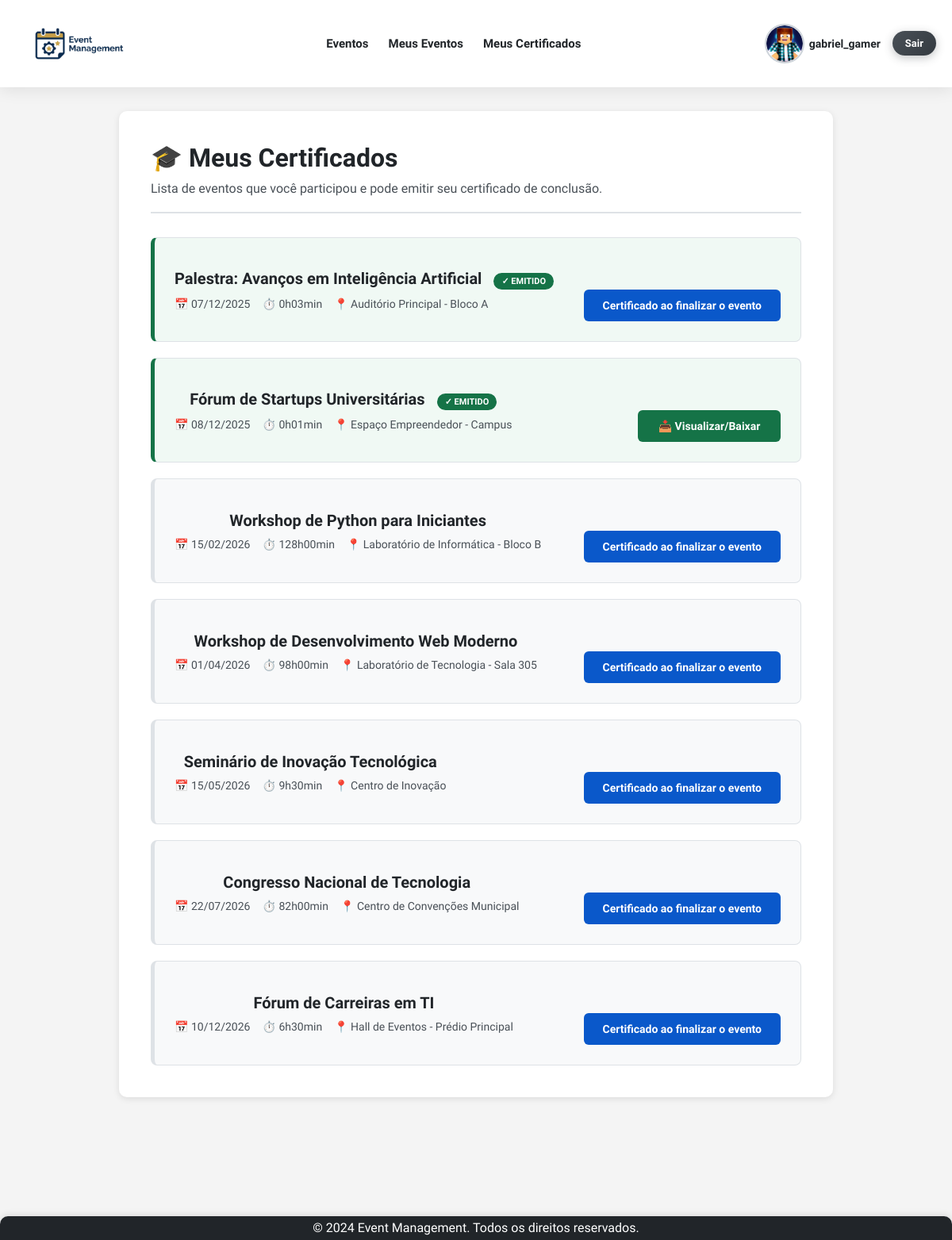
Page /certificates/ (signed in) on the committed database.
### app/models.py (models this page shows, shortened)
class UserRegister(AbstractBaseUser):
    type_user_choices = [
        ('Estudante', 'Estudante'),
        ('Professor', 'Professor'),
        ('Organizador', 'Organizador'),
    ]
    username = models.CharField(max_length=150, unique=True)
    email = models.EmailField(unique=True)
    name = models.CharField(max_length=150)
    phone = models.CharField(max_length=20, blank=True, null=True)
    institution = models.CharField(max_length=150, blank=True, null=True)
    user_type = models.CharField(max_length=20, choices=type_user_choices, default ='Estudante', verbose_name="Tipo de Usuário")
    image = models.ImageField(upload_to='usuarios/', null=True, blank=True)
    USERNAME_FIELD = 'username' # Define 'username' como o campo usado para login.
    REQUIRED_FIELDS = ['email', 'name'] # Define os campos obrigatórios na criação de usuário (além de USERNAME_FIELD e password).
    objects = UserRegisterManager() # Associa o Manager customizado ao modelo.
    class Meta:
        db_table = 'user_register'
        ordering = ['username']
        verbose_name = 'Registro de Usuário'
        verbose_name_plural = 'Registros de Usuário'

class Event(models.Model):
    event_type_choices = [
        ('Palestra', 'Palestra'),
        ('Workshop', 'Workshop'),
        ('Seminário', 'Seminário'),
        ('Curso', 'Curso'),
        ('Congresso', 'Congresso'),
        ('Simpósio', 'Simpósio'),
        ('Fórum', 'Fórum'),
        ('Mesa Redonda', 'Mesa Redonda'),
    ]
    title = models.CharField(max_length=200, verbose_name="Título")
    description = models.TextField(verbose_name="Descrição")
    image = models.ImageField(
        upload_to='eventos/',
        verbose_name='Imagem do Evento',
        null=True,
        blank=True
    )
    initial_date = models.DateField(default= '9999-12-31', verbose_name="Data de Início")
    final_date = models.DateField(default='9999-12-31', verbose_name="Data Final")
    location = models.CharField(max_length=200, verbose_name="Local")
    max_capacity = models.IntegerField(verbose_name="Capacidade Máxima")
    creator = models.ForeignKey(
        settings.AUTH_USER_MODEL,
        on_delete=models.CASCADE,
        related_name='created_events', # Relacionamento reverso para eventos criados pelo usuário.
        null=True,
        blank=True,
        verbose_name="Criador"
    )
    professor = models.ForeignKey(
        settings.AUTH_USER_MODEL,
        on_delete=models.SET_NULL,  # Mantém o evento se o professor for deletado (o campo será nulo).
        null=True,
        blank=True,
        verbose_name="Professor Responsável",
        related_name="instructed_events",
        limit_choices_to={'user_type': 'Professor'} # Limita as opções de escolha no admin/formulário.
    )
    event_type = models.CharField(max_length=20, choices=event_type_choices, default='Palestra', verbose_name="Tipo de Evento")
    event_start = models.TimeField(null=False, blank=True, verbose_name="Horario de Início")
    event_end = models.TimeField(null=False, blank=True, verbose_name="Horario de Término")
    participants = models.ManyToManyField(
        settings.AUTH_USER_MODEL,
        through='EventParticipant', # Define que a relação M2M será gerenciada pelo modelo EventParticipant.
        through_fields=('event', 'participant'),
        related_name='attended_events', # Relacionamento reverso para eventos que o usuário participa.
        blank=True,
        verbose_name="Participantes"
    )
    event_finalized = models.BooleanField(default=False, verbose_name="Evento Finalizado")
    class Meta:
        db_table = 'event'
        ordering = ['initial_date']
        verbose_name = 'Evento'
        verbose_name_plural = 'Eventos'
    @property
    def event_duration(self):
        start_datetime = datetime.combine(self.initial_date, self.event_start)
        final_datetime = datetime.combine(self.final_date, self.event_end)
        duration = final_datetime - start_datetime
        return duration # Retorna a duração como objeto timedelta.
    @property
    def formatted_duration(self):
        duration = self.event_duration # duration é um timedelta
        total_seconds = int(duration.total_seconds())
        total_hours = total_seconds // 3600
        remaining_minutes = (total_seconds % 3600) // 60
        formatted_minutes = f"{remaining_minutes:02}"
        return f"{total_hours}h{formatted_minutes}min"

### app/views.py (the view)
# urls.py: path('certificates/', views.certificate_list, name='certificate_list'),
@login_required
def certificate_list(request):
    user = request.user
    participated_events = user.attended_events.all()
    events_data = []
    for event in participated_events:
        certificate_status = Certificate.objects.filter(event=event, participant=user).exists() # Verifica se o certificado para o evento e usuário existe.
        event_data = event
        event_data.certificate_issued = certificate_status # Adiciona dinamicamente um atributo à instância do evento (não salva no DB).
        events_data.append(event_data)
    context = {
        'events_with_certificates': events_data,
        'participant': user
    }
    return render(request, 'certificate/certificate_list.html', context)

### app/templates/certificate/certificate_list.html (shortened to what this page needs)
{% extends 'base.html' %}
{% block content %}
    <div class="certificates-container">
        <h1>🎓 Meus Certificados</h1>
        <p class="certificates-intro">
            Lista de eventos que você participou e pode emitir seu certificado de conclusão.
        </p>
        <div class="certificates-list">
            {% if events_with_certificates %}
                {% for event in events_with_certificates %}
    <div class="certificate-card {% if event.certificate_issued %}issued{% endif %}">
        <div class="certificate-info">
            <h5>
                {{ event.title }}
                {% if event.certificate_issued %}
                    <span class="certificate-badge">✓ Emitido</span>
                {% endif %}
            </h5>
            <div class="certificate-meta">
                <span>📅 {{ event.initial_date|date:"d/m/Y" }}</span>
                {% if event.event_duration %}
                    <span>⏱️ {{ event.formatted_duration }}</span>
                {% endif %}
                <span>📍 {{ event.location|default:"Local não informado" }}</span>
            </div>
        </div> <div class="certificate-actions">
            {% if event.certificate_issued and event.event_finalized %}
                <a href="{% url 'issue_certificate' event.id %}" class="btn-certificate btn-download">
                    📥 Visualizar/Baixar
                </a>
            {% elif event.event_finalized %}
                <a href="{% url 'issue_certificate' event.id %}" class="btn-certificate btn-issue">
                    📜 Emitir Certificado
                </a>
            {% else %}
                <a href="{% url 'event_detail' pk=event.pk %}" class="btn-certificate btn-issue">Certificado ao finalizar o evento</a>
            {% endif %}
        </div>
    </div>
        {% endfor %}
        {% endif %}
        </div>
    </div>
{% endblock %}

### app/templates/base.html (shortened to what this page needs)
{% load static %}
<!DOCTYPE html>
<html lang="pt-br">
<head>
    <link rel="stylesheet" type="text/css" href="{% static 'css/style.css' %}">
</head>
<body>
    <header class="header">
        {% block header %}
        <nav>
            <div class="nav-brand">
                <a href="{% url 'home' %}"><img class="logo" src="{% static 'img/logo.png' %}" alt="logo do sistema de Gerenciamento de Eventos"></a>
            </div>
            <ul class="nav-menu">
                <li><a id="event_button" href="{% url 'event_list' %}">Eventos</a></li>
                {% if user.is_authenticated and user.user_type != "Organizador" %}
                    <li>
                        <a href="{% url 'event_subscribed' %}">Meus Eventos</a>
                    </li>
                    <li>
                        <a href="{% url 'certificate_list' %}">Meus Certificados</a>
                    </li>
                {% endif %}
            </ul>
            <div class="user-actions">
                {% if user.is_authenticated %}
                    <a class="profile-link" href="{% url 'profile' %}">
                        {% if user.image %}
                            <img class="user-avatar-menu" src="{{ user.image.url }}" alt="Avatar de {{ user.username }}">
                        {% else %}
                            <img class="user-avatar-menu" src="{% static 'img/default-avatar.jpg' %}" alt="Avatar padrão">
                        {% endif %}
                        <span class="profile-username">{{ user.username }}</span>
                    </a>
                    <a class="logout-link" href="{% url 'logout' %}">Sair</a>
                {% else %}
                    <a href="{% url 'login' %}">Entrar</a>
                    <a href="{% url 'register' %}">Registro</a>
                {% endif %}
            </div>
        </nav>
        {% endblock %}
    </header>
    <main>
        {% block content %}{% endblock %}
    </main>
    <footer class="footer">
        {% block footer %}
            <p>&copy; 2024 Event Management. Todos os direitos reservados.</p>
        {% endblock %}
    </footer>
</body>
</html>

### static/css/style.css (style rules this page uses)
* { margin: 0; padding: 0; box-sizing: border-box; scroll-behavior: smooth; }
body { font-family: 'BioRhyme', serif; font-optical-sizing: auto; font-weight: 400; font-style: normal; font-variation-settings: "wdth" 100; background: #f4f4f4; color: #212529; overflow-x: hidden; min-height: 100vh; display: flex; flex-direction: column; }
.header { background: #ffffff; box-shadow: 0 2px 20px rgba(0, 0, 0, 0.1); padding: 0 20px; position: sticky; top: 0; z-index: 1000; }
.header nav { display: flex; align-items: center; justify-content: space-between; max-width: 1200px; margin: 0 auto; padding: 12px 0; }
.header ul { display: flex; list-style: none; margin: 0; padding: 0; align-items: center; gap: 25px; }
.logo { display: flex; align-items: center; justify-content: center; padding: 8px 16px; transition: all 0.4s ease; max-width: 160px; }
.header .nav-brand a::after { content: none; }
.header nav a { text-decoration: none; color: #212529; font-weight: 600; font-size: 15px; transition: all 0.3s ease; position: relative; padding: 6px 0; }
.header nav a::after { content: ''; position: absolute; bottom: 0; left: 0; width: 0; height: 2px; background: #0a58ca; transition: width 0.3s ease; }
.header .user-actions a::after { content: none; }
.user-actions { display: flex; align-items: center; gap: 15px; }
.profile-link { display: flex; align-items: center; gap: 6px; text-decoration: none; color: #212529; transition: all 0.3s ease; }
.user-avatar-menu { width: 50px; height: 50px; border-radius: 50%; object-fit: cover; border: 2px solid #ced4da; transition: all 0.3s ease; }
.profile-username { font-weight: 600; font-size: 14px; }
.user-actions a:not(.profile-link) { background: linear-gradient(135deg, #4c51bf 0%, #764ba2 100%); color: white; padding: 8px 16px; border-radius: 20px; font-weight: 700; font-size: 13px; text-decoration: none; transition: all 0.3s ease; box-shadow: 0 3px 12px rgba(76, 81, 191, 0.3); }
.logout-link { background: linear-gradient(135deg, #495057 0%, #343a40 100%) !important; box-shadow: 0 3px 12px rgba(52, 58, 64, 0.3) !important; }
main { flex: 1; min-height: calc(100vh - 200px); padding-bottom: 150px; width: 100%; }
.footer { background: #212529; color: #fff; text-align: center; padding: 15px 0; position: fixed; width: 100%; bottom: 0; left: 0; box-shadow: 0 -2px 8px rgba(0, 0, 0, 0.1); z-index: 1000; border-radius: 10px 10px 0 0; }
.footer p { margin: -10px; }
.welcome-container, .events-container, .subscribed-events-container, .event-form-container, .delete-confirmation-container, .event-detail-container, .profile-container, .profile-edit-container, .certificates-container { background: #fff; margin: 30px auto; padding: 40px; border-radius: 10px; box-shadow: 0 2px 8px rgba(0, 0, 0, 0.1); }
.certificates-container { max-width: 900px; }
.certificates-container h1 { color: #212529; font-size: 32px; margin-bottom: 10px; }
.btn-certificate { padding: 12px 24px; border: none; border-radius: 6px; font-size: 14px; font-weight: 600; text-decoration: none; text-align: center; cursor: pointer; transition: all 0.3s ease; display: inline-flex; align-items: center; justify-content: center; gap: 8px; }
.btn-issue { background: #0a58ca; color: #fff; }
.btn-download { background: #157347; color: #fff; }
.certificate-info { text-align: center; }
.certificate-actions { text-align: center; margin-top: 40px; }
.certificates-intro { color: #495057; font-size: 16px; margin-bottom: 30px; padding-bottom: 20px; border-bottom: 2px solid #dee2e6; }
.certificates-list { display: flex; flex-direction: column; gap: 20px; }
.certificate-card { background: #f8f9fa; padding: 25px; border-radius: 8px; border-left: 5px solid #0a58ca; display: flex; justify-content: space-between; align-items: center; transition: all 0.3s ease; border: 1px solid #dee2e6; border-left-width: 5px; }
.certificate-card.issued { border-left-color: #157347; background: #f0f9f4; }
.certificate-info h5 { color: #212529; font-size: 20px; font-weight: 600; margin-bottom: 10px; }
.certificate-meta { color: #495057; font-size: 14px; display: flex; align-items: center; gap: 15px; flex-wrap: wrap; }
.certificate-meta span { display: inline-flex; align-items: center; gap: 5px; }
.certificate-actions { display: flex; flex-direction: column; gap: 10px; min-width: 180px; }
.certificate-badge { display: inline-block; padding: 4px 10px; background: #157347; color: #fff; border-radius: 12px; font-size: 11px; font-weight: 700; text-transform: uppercase; margin-left: 10px; }

### rows in the picture
UserRegister: image (picture), username "gabriel_gamer"
Event: title "Palestra: Avanços em Inteligência Artificial", shows "✓ EMITIDO", initial_date "07/12/2025", formatted_duration "0h03min", location "Auditório Principal - Bloco A", event_finalized "Certificado ao finalizar o evento"
Event: title "Fórum de Startups Universitárias", shows "✓ EMITIDO", initial_date "08/12/2025", formatted_duration "0h01min", location "Espaço Empreendedor - Campus", event_finalized "📥 Visualizar/Baixar"
Event: title "Workshop de Python para Iniciantes", initial_date "15/02/2026", formatted_duration "128h00min", location "Laboratório de Informática - Bloco B", event_finalized "Certificado ao finalizar o evento"
Event: title "Workshop de Desenvolvimento Web Moderno", initial_date "01/04/2026", formatted_duration "98h00min", location "Laboratório de Tecnologia - Sala 305", event_finalized "Certificado ao finalizar o evento"
Event: title "Seminário de Inovação Tecnológica", initial_date "15/05/2026", formatted_duration "9h30min", location "Centro de Inovação", event_finalized "Certificado ao finalizar o evento"
Event: title "Congresso Nacional de Tecnologia", initial_date "22/07/2026", formatted_duration "82h00min", location "Centro de Convenções Municipal", event_finalized "Certificado ao finalizar o evento"
Event: title "Fórum de Carreiras em TI", initial_date "10/12/2026", formatted_duration "6h30min", location "Hall de Eventos - Prédio Principal", event_finalized "Certificado ao finalizar o evento"
